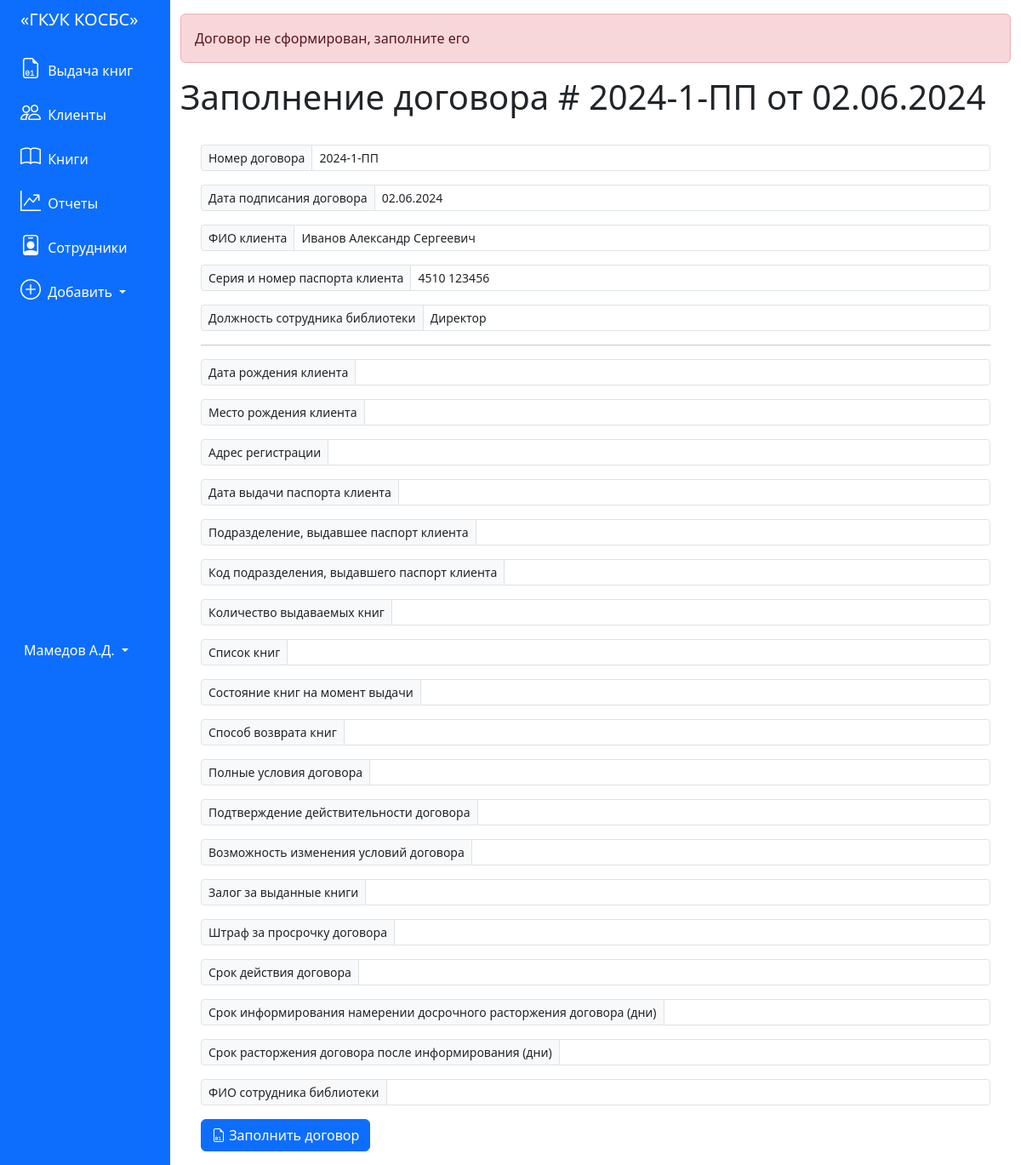
Page /generate_contract?id_contract=20 on the committed database.
### tables this page shows
CREATE TABLE "contracts" (
	"id_contract"	INTEGER,
	"number"	TEXT,
	"date"	TEXT,
	"deal_type"	TEXT,
	"start_price"	INTEGER,
	"discount"	INTEGER,
	"deal_status"	BLOB,
	"finish_price"	INTEGER,
	"book_id"	INTEGER,
	"client_id"	INTEGER,
	"employee_id"	INTEGER,
	PRIMARY KEY("id_contract" AUTOINCREMENT)
);

CREATE TABLE 'clients' (
	"id_client" INTEGER PRIMARY KEY AUTOINCREMENT,
	'name' TEXT,
	'email' TEXT,
	'phone_number' TEXT,
	'passport' TEXT
);

CREATE TABLE 'employees' (
	"id_employee" INTEGER PRIMARY KEY AUTOINCREMENT,
	'name' TEXT,
	'email' TEXT,
	'phone_number' TEXT,
	'position' TEXT,
	'department' TEXT,
	'chief_id' INTEGER
);

### app.py (the view)
@app.route('/generate_contract', methods=('GET', 'POST'))
def generate_contract():
    id = int(request.args.get('id_contract'))
    conn = get_db_connection()
    pos = conn.execute("""SELECT * FROM contracts, books, clients, employees
            WHERE contracts.book_id = books.id_book and
                        contracts.client_id = clients.id_client and
                        contracts.employee_id = employees.id_employee and
                        contracts.id_contract = ?
                        """, (id,)).fetchone()
    conn.close()
    contract_params = {
            'CLIENT_BIRTHDATE': 'Дата рождения клиента',
            'CLIENT_BIRTHPLACE': 'Место рождения клиента',
            'CLIENT_REG_ADDRESS': 'Адрес регистрации',
            'CLIENT_PASSPORT_DATE': 'Дата выдачи паспорта клиента',
            'CLIENT_PASSPORT_DEPARTMENT': 'Подразделение, выдавшее паспорт клиента',
            'CLIENT_PASSPORT_DEPCODE': 'Код подразделения, выдавшего паспорт клиента',
            'BOOKS_QUANITY': 'Количество выдаваемых книг',
            'BOOKS_LIST': 'Список книг',
            'BOOKS_CONDITION': 'Состояние книг на момент выдачи',
            'RETURN_METHOD': 'Способ возврата книг',
            'CONTRACT_TERMS': 'Полные условия договора',
            'CONTRACT_VALIDATION': 'Подтверждение действительности договора',
            'CONTRACT_MODIFICATION': 'Возможность изменения условий договора',
            'CONTRACT_DEPOSIT': 'Залог за выданные книги',
            'CONTRACT_FINE': 'Штраф за просрочку договора',
            'CONTRACT_LASTDATE': 'Срок действия договора',
            'CONTRACT_CANCEL_BEFORE': 'Срок информирования намерении досрочного расторжения договора (дни)',
            'CONTRACT_CANCEL_AFTER': 'Срок расторжения договора после информирования (дни)',
            'EMPLOYEE_FULLNAME': 'ФИО сотрудника библиотеки', }
    contract_params_auto = {
            'CONTRACT_NUMBER': ['Номер договора', pos['number']],
            'CONTRACT_DATE': ['Дата подписания договора', pos['date']],
            'CLIENT_FULLNAME': ['ФИО клиента', pos['name']],
            'CLIENT_PASSPORT_NUMBER': ['Серия и номер паспорта клиента', pos['passport']],
            'EMPLOYEE_POSITION': ['Должность сотрудника библиотеки', pos['position']],}
    if request.method == 'POST':
        result_params =  request.form.to_dict()
        create_contract(id, result_params)
        return redirect(f'/contract/{id}')
    filename = f"договор {pos['number']} от {pos['date']}.docx"
    if os.path.exists(os.path.join('contracts', filename)):
        return send_from_directory(app.config['UPLOAD_FOLDER'], filename, as_attachment=True)
    else:
        flash('Договор не сформирован, заполните его')
        return render_template('generate_contract.html',
                               contract=pos, contract_params=contract_params, auto_params=contract_params_auto)

### app.py (called while the page is built)
def get_db_connection():
    conn = sqlite3.connect('database.db')
    conn.row_factory = sqlite3.Row
    return conn

### templates/generate_contract.html
{% extends 'base.html' %}
{% block content %}
<h1>{% block title %} Заполнение договора # {{ auto_params['CONTRACT_NUMBER'][1] }} от {{ auto_params['CONTRACT_DATE'][1] }} {% endblock %}</h1>
<br>
<form method="post" class="px-4">
    {% for key in auto_params.keys() %}
        <div class="input-group input-group-sm mb-3">
            <span class="input-group-text" id="{{key}}">{{auto_params[key][0]}}</span>
            <input type="text" name="{{key}}" class="form-control" aria-describedby="{{key}}" value="{{auto_params[key][1]}}" readonly>
        </div>
    {% endfor %}
    <hr>
    {% for key in contract_params.keys() %}
        <div class="input-group input-group-sm mb-3">
            <span class="input-group-text" id="{{key}}">{{contract_params[key]}}</span>
            <input type="text" name="{{key}}" class="form-control form-control-primary" aria-describedby="{{key}}" value="{{request.form[key]}}">
        </div>
    {% endfor %}
    <button type="submit" class="btn btn-primary"><i class="bi-file-earmark-binary"></i> Заполнить договор</button>
</form>
{% endblock %}

### rows in the picture
contracts: number "2024-1-ПП", date "02.06.2024", CONTRACT_NUMBER "2024-1-ПП" "02.06.2024"
clients: CLIENT_FULLNAME "Иванов Александр Сергеевич" "4510 123456"
employees: EMPLOYEE_POSITION "Директор"

### other values in the picture
{{ message }} "Договор не сформирован, заполните его"
{{ auto_params[key][0] }} "Номер договора" "Дата подписания договора" "ФИО клиента" "Серия и номер паспорта клиента" "Должность сотрудника библиотеки"
{{ contract_params[key] }} "Дата рождения клиента" "Место рождения клиента" "Адрес регистрации" "Дата выдачи паспорта клиента" "Подразделение, выдавшее паспорт клиента" "Код подразделения, выдавшего паспорт клиента" "Количество выдаваемых книг" "Список книг" "Состояние книг на момент выдачи" "Способ возврата книг" "Полные условия договора" "Подтверждение действительности договора" "Возможность изменения условий договора" "Залог за выданные книги" "Штраф за просрочку договора" "Срок действия договора" "Срок информирования намерении досрочного расторжения договора (дни)" "Срок расторжения договора после информирования (дни)" "ФИО сотрудника библиотеки"
